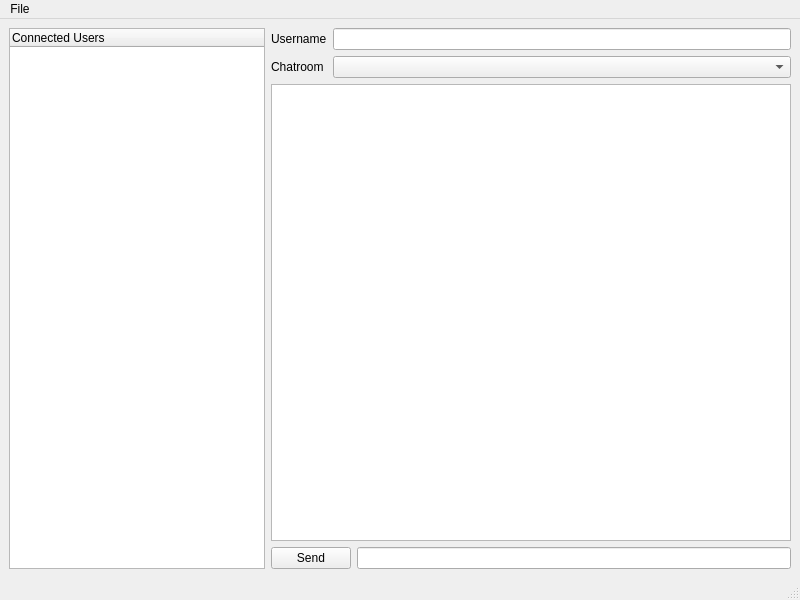
<?xml version="1.0" encoding="UTF-8"?>
<ui version="4.0">
 <class>MainWindow</class>
 <widget class="QMainWindow" name="MainWindow">
  <property name="geometry">
   <rect>
    <x>0</x>
    <y>0</y>
    <width>800</width>
    <height>600</height>
   </rect>
  </property>
  <property name="acceptDrops">
   <bool>false</bool>
  </property>
  <property name="windowTitle">
   <string>CombatChat</string>
  </property>
  <widget class="QWidget" name="centralwidget">
   <layout class="QGridLayout" name="gridLayout">
    <item row="2" column="1">
     <widget class="QPushButton" name="SendButton">
      <property name="text">
       <string>Send</string>
      </property>
     </widget>
    </item>
    <item row="0" column="0" rowspan="3">
     <widget class="QTreeWidget" name="UserTree">
      <property name="sizePolicy">
       <sizepolicy hsizetype="Fixed" vsizetype="Expanding">
        <horstretch>0</horstretch>
        <verstretch>0</verstretch>
       </sizepolicy>
      </property>
      <column>
       <property name="text">
        <string>Connected Users</string>
       </property>
      </column>
     </widget>
    </item>
    <item row="0" column="1" colspan="2">
     <layout class="QGridLayout" name="gridLayout_2">
      <item row="0" column="0">
       <widget class="QLabel" name="label">
        <property name="text">
         <string>Username</string>
        </property>
       </widget>
      </item>
      <item row="1" column="0">
       <widget class="QLabel" name="label_2">
        <property name="text">
         <string>Chatroom</string>
        </property>
       </widget>
      </item>
      <item row="1" column="1">
       <widget class="QComboBox" name="ServerCombo"/>
      </item>
      <item row="0" column="1">
       <widget class="QLineEdit" name="UsernameLineEdit">
        <property name="readOnly">
         <bool>true</bool>
        </property>
       </widget>
      </item>
     </layout>
    </item>
    <item row="2" column="2">
     <widget class="QLineEdit" name="MessageLine"/>
    </item>
    <item row="1" column="1" colspan="2">
     <widget class="QPlainTextEdit" name="ChatText">
      <property name="readOnly">
       <bool>true</bool>
      </property>
     </widget>
    </item>
   </layout>
  </widget>
  <widget class="QMenuBar" name="menubar">
   <property name="geometry">
    <rect>
     <x>0</x>
     <y>0</y>
     <width>800</width>
     <height>21</height>
    </rect>
   </property>
   <widget class="QMenu" name="menuFile">
    <property name="title">
     <string>File</string>
    </property>
    <widget class="QMenu" name="menuExport">
     <property name="title">
      <string>Export</string>
     </property>
     <addaction name="actionTo_txt"/>
    </widget>
    <addaction name="menuExport"/>
   </widget>
   <addaction name="menuFile"/>
  </widget>
  <widget class="QStatusBar" name="statusbar"/>
  <action name="actionTo_txt">
   <property name="text">
    <string>To *.txt</string>
   </property>
  </action>
 </widget>
 <resources/>
 <connections/>
</ui>
